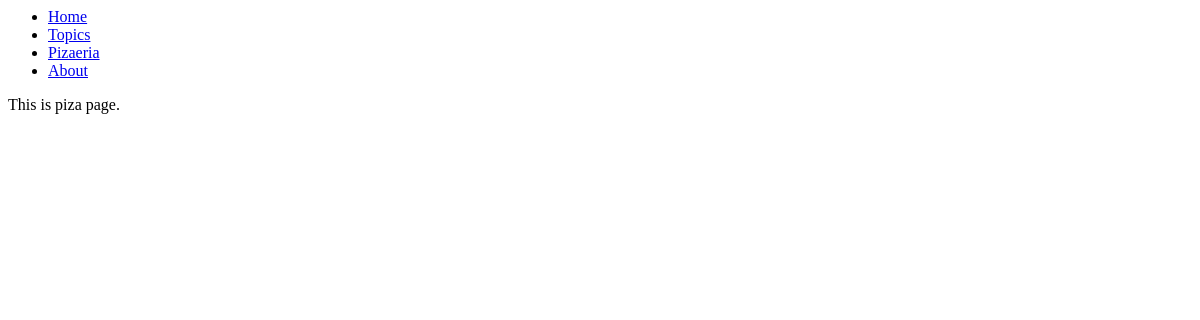
Page /piza/ on the earlier database version.
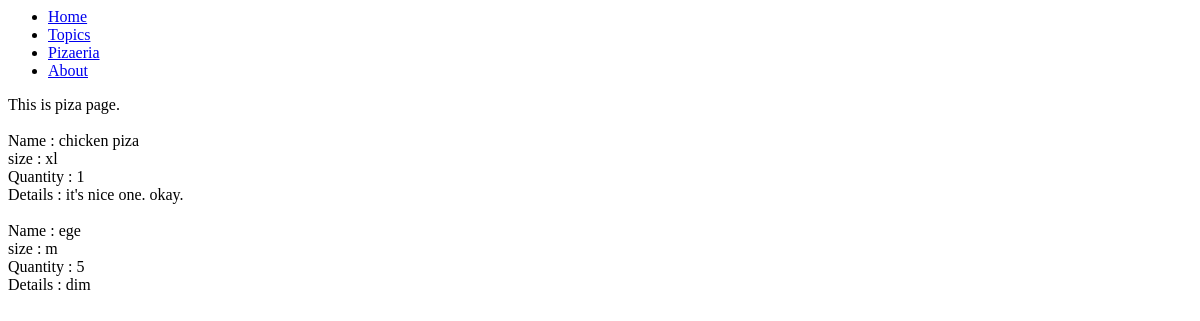
Same page on the later database version.
### learning_logs/models.py (models this page shows, shortened)
class Pizaeria(models.Model):
    p_name = models.CharField(max_length=200)
    p_size = models.CharField(max_length=200)
    p_quantity = models.IntegerField()
    p_details = models.TextField()

### learning_logs/views.py (the view)
# urls.py: path('piza/',views.pizaeria, name="pizaeria"),
def pizaeria(request):
    name = Pizaeria.objects.filter()
    context ={'piza': name }
    return render(request, "pizaeria.html", context)

### learning_logs/templates/pizaeria.html
{% extends 'base.html' %}
{% block content %}
This is piza page.<br><br>
{% for i in piza %}
Name : {{ i.p_name }}<br>
size : {{ i.p_size }}<br>
Quantity : {{ i.p_quantity }}<br>
Details : {{ i.p_details }}<br><br>
{% endfor %}
{% endblock content %}

### learning_logs/templates/base.html
<ul>
  <li><a href="{% url 'learning_logs:index' %}">Home</a></li>
  <li><a href="{% url 'learning_logs:topics' %}">Topics</a></li>
  <li><a href="{% url 'learning_logs:pizaeria' %}">Pizaeria</a></li>
  <li><a href="#about">About</a></li>
</ul>
{% block content %}
{% endblock content %}

Differences in the rows shown:
added Pizaeria: p_name "chicken piza", p_size "xl", p_quantity "1", p_details "it's nice one. okay."
added Pizaeria: p_name "ege", p_size "m", p_quantity "5", p_details "dim"
